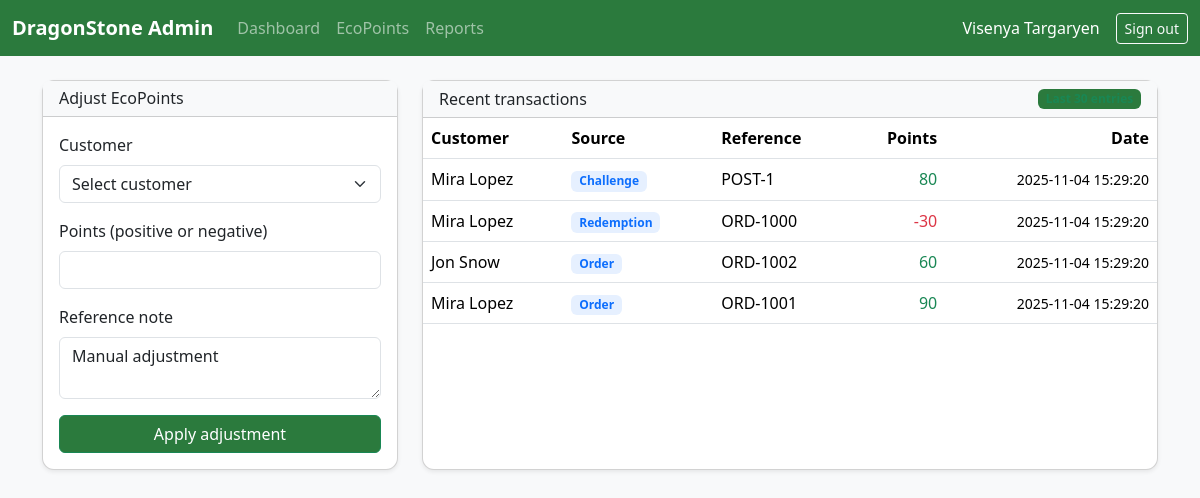
Screenshot of /admin/ecopoints.php (signed in) with the database file from the repository.
### tables this page shows
CREATE TABLE ecopoint_transactions (
    id BIGINT UNSIGNED AUTO_INCREMENT PRIMARY KEY,
    customer_id INT UNSIGNED NOT NULL,
    rule_id INT UNSIGNED NULL,
    source_type ENUM('order','subscription','challenge','manual','redemption') NOT NULL,
    source_reference VARCHAR(80) NULL,
    points INT NOT NULL,
    created_by_admin INT UNSIGNED NULL,
    created_at TIMESTAMP DEFAULT CURRENT_TIMESTAMP,
    FOREIGN KEY (customer_id) REFERENCES customers(id)
        ON DELETE CASCADE ON UPDATE CASCADE,
    FOREIGN KEY (rule_id) REFERENCES ecopoint_rules(id)
        ON DELETE SET NULL ON UPDATE CASCADE
);

CREATE TABLE customers (
    id INT UNSIGNED AUTO_INCREMENT PRIMARY KEY,
    first_name VARCHAR(60) NOT NULL,
    last_name VARCHAR(60) NOT NULL,
    email VARCHAR(120) NOT NULL UNIQUE,
    password_hash VARCHAR(255) NOT NULL,
    phone VARCHAR(40) NULL,
    city VARCHAR(120) NULL,
    country VARCHAR(120) NULL,
    eco_points INT DEFAULT 0,
    created_at TIMESTAMP DEFAULT CURRENT_TIMESTAMP,
    updated_at TIMESTAMP DEFAULT CURRENT_TIMESTAMP ON UPDATE CURRENT_TIMESTAMP
);

### src/helpers.php (called while the page is built, shortened)
<?php
function renderAdmin(string $view, array $data = []): void
{
    $baseViewPath = __DIR__ . '/views/';
    $viewPath = $baseViewPath . $view . '.php';
    $defaultData = [
        'appName' => $_ENV['APP_NAME'] ?? 'DragonStone Admin',
        'baseUrl' => $_ENV['APP_URL'] ?? '/',
        'flash' => pull_flash(),
        'adminName' => $_SESSION['admin_name'] ?? 'Team Member',
        'permissions' => $data['permissions'] ?? [],
        'activeCurrency' => CurrencyService::getActiveCurrency(),
    ];
    extract(array_merge($defaultData, $data));
    require $baseViewPath . 'layout/admin-header.php';
    require $viewPath;
    require $baseViewPath . 'layout/admin-footer.php';
}
function pull_flash(): ?array
{
    return null;
}

### admin/ecopoints.php (called while the page is built, shortened)
<?php
$basePath = realpath(__DIR__ . '/..');
require_once $basePath . '/src/helpers.php';
$pdo = databaseConnection();
$adminId = AdminAuth::id();
$permissions = AdminRepository::permissions($pdo, $adminId ?? 0);
$customers = $pdo->query('SELECT id, first_name, last_name, email, eco_points FROM customers ORDER BY first_name')->fetchAll() ?: [];
$transactions = $pdo->query(
    'SELECT e.*, c.first_name, c.last_name
     FROM ecopoint_transactions e
     INNER JOIN customers c ON e.customer_id = c.id
     ORDER BY e.created_at DESC
     LIMIT 30'
)->fetchAll() ?: [];
renderAdmin('admin/ecopoints', [
    'title' => 'EcoPoints Ledger',
    'customers' => $customers,
    'transactions' => $transactions,
    'permissions' => $permissions,
]);

### src/views/admin/ecopoints.php (the view, shortened to what this page needs)
<div class="row g-4">
    <div class="col-lg-4">
        <div class="card shadow-sm h-100">
            <div class="card-header bg-light">
                <h3 class="h6 mb-0">Adjust EcoPoints</h3>
            </div>
            <div class="card-body">
                <form method="post" action="ecopoints.php" class="vstack gap-3">
                    <div>
                        <label class="form-label" for="customer_id">Customer</label>
                        <select class="form-select" id="customer_id" name="customer_id" required>
                            <option value="" disabled selected>Select customer</option>
                        </select>
                    </div>
                    <div>
                        <label class="form-label" for="points">Points (positive or negative)</label>
                        <input type="number" class="form-control" id="points" name="points" required>
                    </div>
                    <div>
                        <label class="form-label" for="note">Reference note</label>
                        <textarea class="form-control" id="note" name="note" rows="2" placeholder="Reason for adjustment">Manual adjustment</textarea>
                    </div>
                    <button type="submit" class="btn btn-success w-100">Apply adjustment</button>
                </form>
            </div>
        </div>
    </div>
    <div class="col-lg-8">
        <div class="card shadow-sm h-100">
            <div class="card-header bg-light d-flex justify-content-between align-items-center">
                <h3 class="h6 mb-0">Recent transactions</h3>
                <span class="badge bg-success bg-opacity-10 text-success">Last 30 entries</span>
            </div>
            <div class="card-body p-0">
                <div class="table-responsive">
                    <table class="table align-middle mb-0">
                        <thead>
                        <tr>
                            <th>Customer</th>
                            <th>Source</th>
                            <th>Reference</th>
                            <th class="text-end">Points</th>
                            <th class="text-end">Date</th>
                        </tr>
                        </thead>
                        <tbody>
                        <?php foreach ($transactions as $transaction): ?>
                            <tr>
                                <td><?= htmlspecialchars($transaction['first_name'] . ' ' . $transaction['last_name']) ?></td>
                                <td class="text-capitalize">
                                    <span class="badge bg-primary bg-opacity-10 text-primary"><?= htmlspecialchars($transaction['source_type']) ?></span>
                                </td>
                                <td><?= htmlspecialchars($transaction['source_reference'] ?? '-') ?></td>
                                <td class="text-end <?= (int)$transaction['points'] >= 0 ? 'text-success' : 'text-danger' ?>">
                                    <?= (int)$transaction['points'] ?>
                                </td>
                                <td class="text-end"><small><?= htmlspecialchars($transaction['created_at']) ?></small></td>
                            </tr>
                        <?php endforeach; ?>
                        </tbody>
                    </table>
                </div>
            </div>
        </div>
    </div>
</div>

### admin/assets/admin.css (style rules this page uses)
html, body { height: 100%; }
body { background-color: #f4f7f2; display: flex; flex-direction: column; }
.card { border-radius: 0.75rem; }
.btn-success, .bg-success { background-color: #2b7a3d !important; }

### rows the page displays
ecopoint_transactions: customer.last_name "Mira Lopez", source_type "Challenge", source_reference "POST-1", points "80", created_at "2025-11-04 15:29:20"
ecopoint_transactions: customer.last_name "Mira Lopez", source_type "Redemption", source_reference "ORD-1000", points "-30", created_at "2025-11-04 15:29:20"
ecopoint_transactions: customer.last_name "Jon Snow", source_type "Order", source_reference "ORD-1002", points "60", created_at "2025-11-04 15:29:20"
ecopoint_transactions: customer.last_name "Mira Lopez", source_type "Order", source_reference "ORD-1001", points "90", created_at "2025-11-04 15:29:20"

### other values shown
$adminName "Visenya Targaryen"
